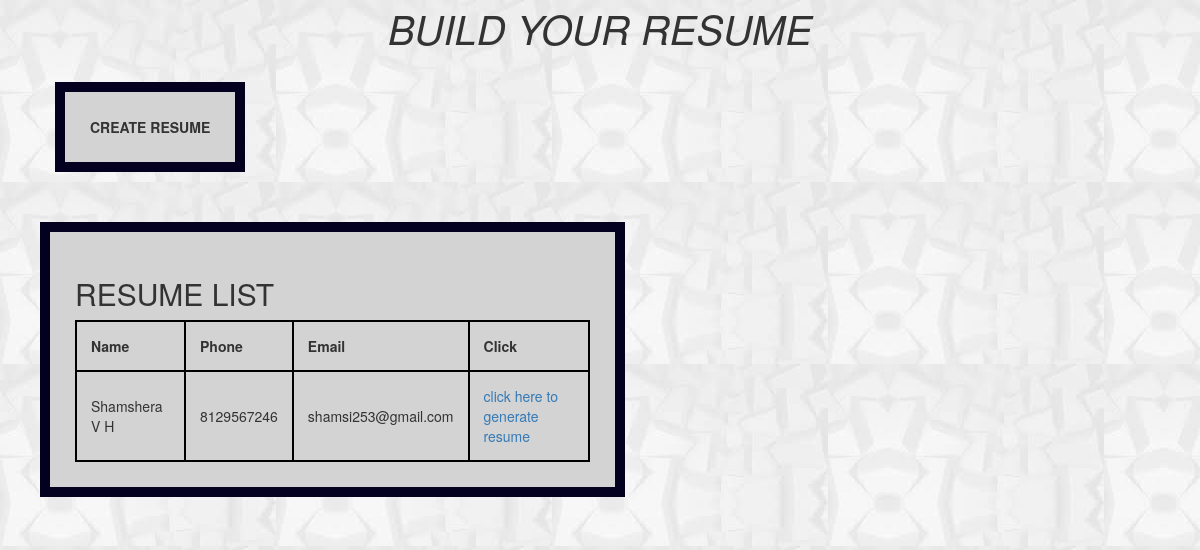
The app's page /home.php with its own data.
### tables this page shows
CREATE TABLE `users` (
  `id` int(100) NOT NULL,
  `name` varchar(100) NOT NULL,
  `phone` varchar(100) NOT NULL,
  `email` varchar(200) NOT NULL,
  `place` varchar(100) NOT NULL,
  `designation` varchar(100) NOT NULL,
  `dob` varchar(100) NOT NULL,
  `Upload` varchar(100) NOT NULL,
  `objective` text NOT NULL
);

### home.php (the view, shortened to what this page needs)
<!DOCTYPE html>
<html lang="en">
<head>
    <link rel="stylesheet" href="https://maxcdn.bootstrapcdn.com/bootstrap/3.3.7/css/bootstrap.min.css">
</head>
<body>
	<div class="design text-center" >
		BUILD YOUR RESUME
    </div>
    <div class="container-fluid">
        <div class="col-sm-6 ">
	        <form action="resume.php">
	        	<input class="border value" type="submit" value="CREATE RESUME" name="submit">
	        </form>
        </div>
        <div class="col-sm-6 border" >
        	<h2>RESUME LIST</h2>
               <?php
include "connect.php";
$sql = "SELECT id,name,email,phone FROM users ";
$result = $conn->query($sql);
if ($result->num_rows > 0) {
	echo "<table><tr><th>Name</th><th>Phone</th><th>Email</th><th>Click</th></tr>";
	while ($row = $result->fetch_assoc()) {
		echo "<tr><td>" . $row["name"] . "</td><td>" . $row["phone"] . "</td><td> " . $row["email"] . "</td>";
		$id = $row[id];
		echo "<td><a href=view.php?id=" . $id . ">click here to generate resume</td></tr>";
	}
	echo "</table>";
} else {
	echo "0 results";
}
?>
        </div>
    </div>
</body>
</html>

### home.php (style rules this page uses)
.border { background-color: lightgrey; border: 10px solid #03011f; padding: 25px; margin: 25px; }
table,th,td { border: 2px solid black; border-collapse: collapse; }
td,th { padding: 14px; }
.design { font-style: italic; font-size:40px; }
.value { font-weight: bold; }
body { background-image: url("images.jpeg"); }

### records on screen
users: name "Shamshera V H", phone "8129567246", email "shamsi253@gmail.com"
